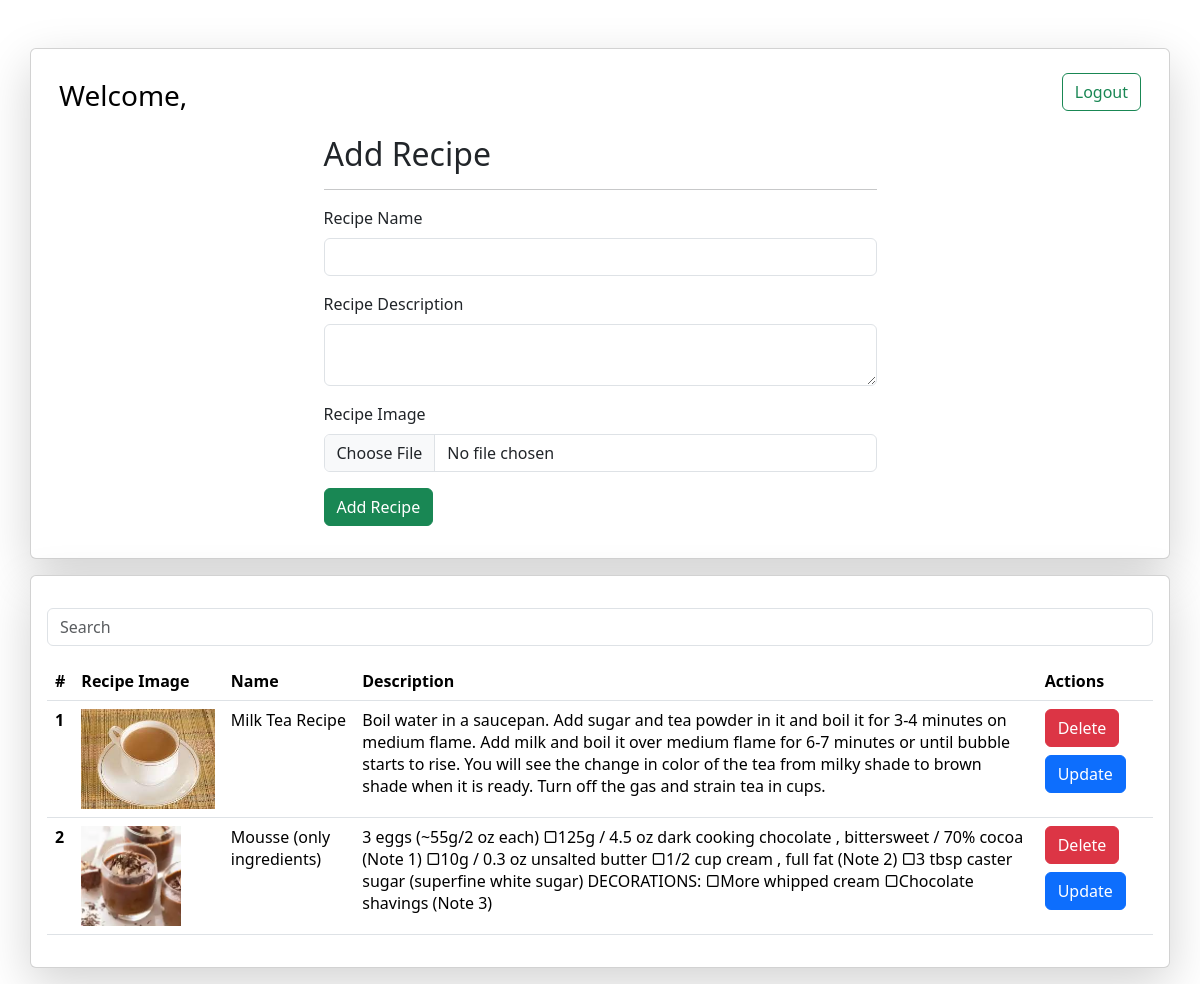
The app's page / (signed in) with its own data.
### Vege/models.py (models this page shows)
class recipe(models.Model):
    user = models.ForeignKey(User,on_delete = models.SET_NULL , null = True , blank = True)
    recipe_name = models.CharField(max_length = 100)
    recipe_desc = models.TextField()
    recipe_img = models.ImageField(upload_to= "recipeImages")

### Vege/views.py (the view, shortened to what this page needs)
# urls.py: path('', recipes, name="recipes"),
@login_required(login_url="/login/")
def recipes(request):
    queryset = recipe.objects.all()
    search = request.GET.get('search')
    if search:
        queryset = queryset.filter(recipe_name__icontains = search)
    data = {
        'recipe':queryset
    }
    return render(request , "recipes.html" , data)

### templates/recipes.html (shortened to what this page needs)
<html lang="en">
  <head>
    <link
      rel="stylesheet"
      href="https://cdn.jsdelivr.net/npm/bootstrap@5.3.2/dist/css/bootstrap.min.css"
    />
  </head>
  <body>
    <div class="container mt-5 card p-3 shadow-lg">
      <nav class="navbar bg-white">
        <div class="container-fluid">
          <a class="navbar-brand"><h3>Welcome,{{request.user.first_name}}</h3></a>
          <form class="d-flex" role="search">
            <a href="/login/" class="btn btn-outline-success" type="submit">Logout</a>
          </form>
        </div>
      </nav>
      <form class="col-6 mx-auto" method="post" enctype="multipart/form-data">
        <h2>Add Recipe</h2>
        <hr />
        <div class="mb-3">
          <label class="form-label">Recipe Name</label>
          <input name="recipe_name" required type="text" class="form-control" />
        </div>
        <div class="mb-3">
          <label class="form-label">Recipe Description</label>
          <textarea name="recipe_desc" required class="form-control"></textarea>
        </div>
        <div class="mb-3 p-0 form-check">
          <label class="form-label">Recipe Image</label>
          <input
            type="file"
            class="form-control"
            aria-label="file example"
            name="recipe_img"
            required
          />
        </div>
        <button type="submit" class="btn btn-success">Add Recipe</button>
      </form>
    </div>
    <div class="container card my-3 shadow-lg p-3">
      <table class="table table-hover">
        <form class="form-inline my-2 my-lg-0">
          <input
            name="search"
            class="form-control mr-sm-2 my-3"
            type="search"
            placeholder="Search"
            aria-label="Search"
          />
        </form>
        <thead>
          <tr>
            <th scope="col">#</th>
            <th scope="col">Recipe Image</th>
            <th scope="col">Name</th>
            <th scope="col">Description</th>
            <th scope="col">Actions</th>
          </tr>
        </thead>
        <tbody class="">
          {% for recipe in recipe %}
          <tr>
            <th scope="row">{{forloop.counter}}</th>
            <td>
              <img src="/static/{{recipe.recipe_img}}" style="height: 100px" />
            </td>
            <td>{{recipe.recipe_name}}</td>
            <td>{{recipe.recipe_desc}}</td>
            <td>
              <a href="/delete_recipe/{{recipe.id}}" class="btn btn-danger"
                >Delete</a
              >
              <a
                href="/update_recipe/{{recipe.id}}"
                class="btn btn-primary my-2"
                >Update</a
              >
            </td>
          </tr>
          {% endfor %}
        </tbody>
      </table>
    </div>
  </body>
</html>

### records on screen
recipe: recipe_img (picture), recipe_name "Milk Tea Recipe", recipe_desc "Boil water in a saucepan. Add sugar and tea powder in it and boil it for 3-4 minutes on medium flame. Add milk and boil it over medium flame for 6-7 minutes or until bubble starts to rise. You will see the change in color of the tea from milky shade to brown shade when it is ready. Turn off the gas and strain tea in cups."
recipe: recipe_img (picture), recipe_name "Mousse (only ingredients)", recipe_desc "3 eggs (~55g/2 oz each) ▢125g / 4.5 oz dark cooking chocolate , bittersweet / 70% cocoa (Note 1) ▢10g / 0.3 oz unsalted butter ▢1/2 cup cream , full fat (Note 2) ▢3 tbsp caster sugar (superfine white sugar) DECORATIONS: ▢More whipped cream ▢Chocolate shavings (Note 3)"
